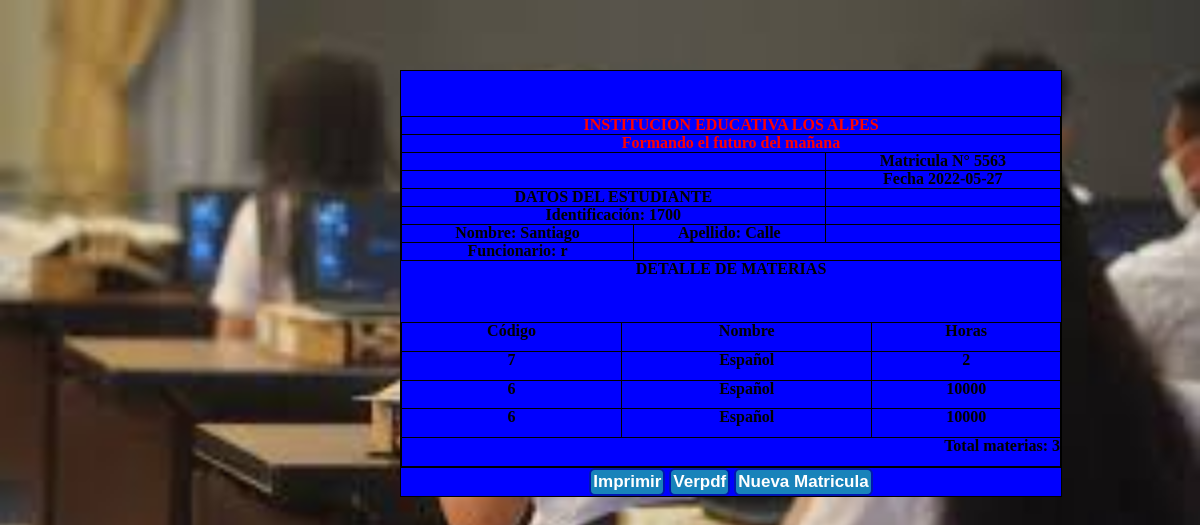
/matriculaa/vermatricula.php, run on the app's committed database.
### tables this page shows
CREATE TABLE `matricula` (
  `id_matricula` int(11) NOT NULL,
  `id_est` int(11) NOT NULL,
  `fecha` date DEFAULT current_timestamp(),
  `id_user` int(11) NOT NULL
);

CREATE TABLE `estudiantes` (
  `id_est` int(11) NOT NULL,
  `nom_est` varchar(30) DEFAULT NULL,
  `apel_est` varchar(30) DEFAULT NULL,
  `email` varchar(30) DEFAULT NULL,
  `dir_est` varchar(30) DEFAULT NULL
);

CREATE TABLE `usuario` (
  `id_user` int(11) NOT NULL,
  `rol_user` int(2) DEFAULT NULL,
  `nom_user` varchar(30) DEFAULT NULL,
  `ap_user` varchar(30) DEFAULT NULL,
  `clave` varchar(200) DEFAULT NULL,
  `num_cel` int(10) DEFAULT NULL,
  `dir_user` varchar(30) DEFAULT NULL
);

CREATE TABLE `detalle` (
  `id_detalle` int(11) NOT NULL,
  `n_materias` int(11) NOT NULL,
  `id_est` int(11) NOT NULL,
  `id_matricula` int(11) NOT NULL
);

CREATE TABLE `materias` (
  `n_materias` int(11) NOT NULL,
  `nombre` varchar(24) DEFAULT NULL,
  `horas` int(11) DEFAULT NULL
);

### matriculaa/vermatricula.php (the view, shortened to what this page needs)
<!DOCTYPE html>
<html>
<head>
	<link rel="stylesheet" href="../css/ver.css">
</head>
<body>
	<form method="get" class="form">
	<table align="center" border="1">
	<tr><td><table align="center">
		<tr>
			<td colspan="3"><div style='text-align:center'><label style="color:#FF0000"><b> INSTITUCION EDUCATIVA LOS ALPES</b></div></td></tr>
	        <td colspan="3"><div style='text-align:center'><label style="color:#FF0000" ><b>Formando el futuro del mañana</b></label></td></tr>
	        <?php
	        require("../connection/connection.php");
	        $sql = "SELECT MAX(id_matricula) as last_id FROM matricula";
            $resultado=$base_de_datos->prepare($sql);
    		$resultado->execute(array());
    		$registro=$resultado->fetch(PDO::FETCH_ASSOC);
    		$numatricula=$registro['last_id'];
    		$sql="SELECT  * from matricula where id_matricula=:nm";
        	$resultado=$base_de_datos->prepare($sql);
        	$resultado->execute(array(":nm"=>$numatricula));
	   		$registro=$resultado->fetch(PDO::FETCH_ASSOC);
	   		$idestudiante=		$registro['id_est'];
	   		$date=				$registro['fecha'];
	   		$idu=				$registro['id_user'];
	   		$sql="SELECT * from estudiantes where id_est=:id";
	   		$resultado=$base_de_datos->prepare($sql);
	   		$resultado->execute(array(":id"=>$idestudiante));
	   		$registro=$resultado->fetch(PDO::FETCH_ASSOC);
	        ?>
		<tr>
			<td colspan="2"><td><b>Matricula N° <?php echo $numatricula ?></b></td></td></tr>
			<td colspan="2"><td><b>Fecha <?php echo $date ?></b></td></td></tr>
			<tr><td colspan="2"><h3>DATOS DEL ESTUDIANTE</h3></td></tr>
			<tr><td colspan="2">Identificación: <?php echo $registro['id_est']?></td></tr>
			<tr><td>Nombre: <?php echo $registro['nom_est']?></td><td>Apellido: <?php echo $registro['apel_est']?></td></tr>
			<?php
			$sql="SELECT  * from usuario where id_user=:ie";
			$resultadou=$base_de_datos->prepare($sql);
        	$resultadou->execute(array(":ie"=>$idu));
	   		$registrou=$resultadou->fetch(PDO::FETCH_ASSOC);
	   		$auxiliar=$registrou['nom_user'];
	   		?>
	   		<tr><td>Funcionario: <?php echo $auxiliar ?></td></tr>
		    </table>
			<h4 align="center">DETALLE DE MATERIAS</h4>
			<table align="center" border="" bordercolor="#9b9b9b">
			<th>Código</th>
			<th>Nombre</th>
			<th>Horas</th>
			<tr>
			<?php
			$registrosdet=$base_de_datos->query("SELECT * from detalle where id_matricula=$numatricula ")->fetchALL(PDO::FETCH_OBJ);
			$cuenta=0;
			foreach ($registrosdet as $materia) :?>
				<td><?php echo $materia->n_materias?></td>
				<?php
				$codigom=$materia->n_materias;
			$sql="SELECT nombre, horas  from materias where n_materias=:co";
			$resultado=$base_de_datos->prepare($sql);
			$resultado->execute(array(":co"=>$codigom));
			$registrom=$resultado->fetch(PDO::FETCH_ASSOC);
			?>
			<td><?php echo $registrom['nombre'];?></td>
			<td><?php echo $registrom['horas'];?></td>
			<?php
			$cuenta=$cuenta+1
			?>
			</div></td></tr>
			<?php
			endforeach;
				?>
			<tr><td colspan="4"><div style='text-align:right'>Total materias: <?php echo " ", $cuenta;?></div></div></td></td></tr></table>
			<tr><td align="center">
			<input  type='button' class="imprimir"  onclick='window.print();' value='Imprimir'>
			<a href="verpdf.php"><input type="button" class="pdf"  name="pdf"  value="Verpdf"></a>
			<a href="../funcionario/funcionario.php echo $auxiliar?> & nomb=<?php echo $auxiliar?>"><input type="button"  class="nuevo" name="vuelve" value="Nueva Matricula"></a></td></tr>
</form>
</body>
</html>

### css/ver.css (style rules this page uses)
* { margin: 0px; padding: 0%; }
body { height: 100%; width: 100%; background: url(../imag/estudiantes.jfif); background-repeat: no-repeat; background-size: cover; }
.form { width: 55%; height: 440px; margin-top: 70px; margin-left: 400px; align-items: center; padding-bottom: 34px; }
table { width: 660px; height: 145px; margin-top: 45px; }
table, tr, th, td { background-color: blue; color: black; border: 1px solid black; text-align: center; font-family: 'Times New Roman', Times, serif; font-weight: bold; }
.imprimir { text-decoration: none; padding: 2px; font-weight: bold; font-size: 17px; font-family: Arial, Helvetica, sans-serif; color: #ffffff; background-color: #1883ba; border-radius: 6px; border: 2px solid #0016b0; }
.pdf { text-decoration: none; padding: 2px; font-weight: bold; font-size: 17px; font-family: Arial, Helvetica, sans-serif; color: #ffffff; background-color: #1883ba; border-radius: 6px; border: 2px solid #0016b0 }
.nuevo { text-decoration: none; padding: 2px; font-weight: bold; font-size: 17px; font-family: Arial, Helvetica, sans-serif; color: #ffffff; background-color: #1883ba; border-radius: 6px; border: 2px solid #0016b0 }

### data on the page
matricula: fecha "2022-05-27"
estudiantes: id_est "1700", nom_est "Santiago", apel_est "Calle"
usuario: nom_user "r"
detalle: n_materias "7", materias.nombre "Español", materias.horas "2"
detalle: n_materias "6", materias.nombre "Español", materias.horas "10000"
detalle: n_materias "6", materias.nombre "Español", materias.horas "10000"

### other printed values
$numatricula "5563"
$cuenta "3"
